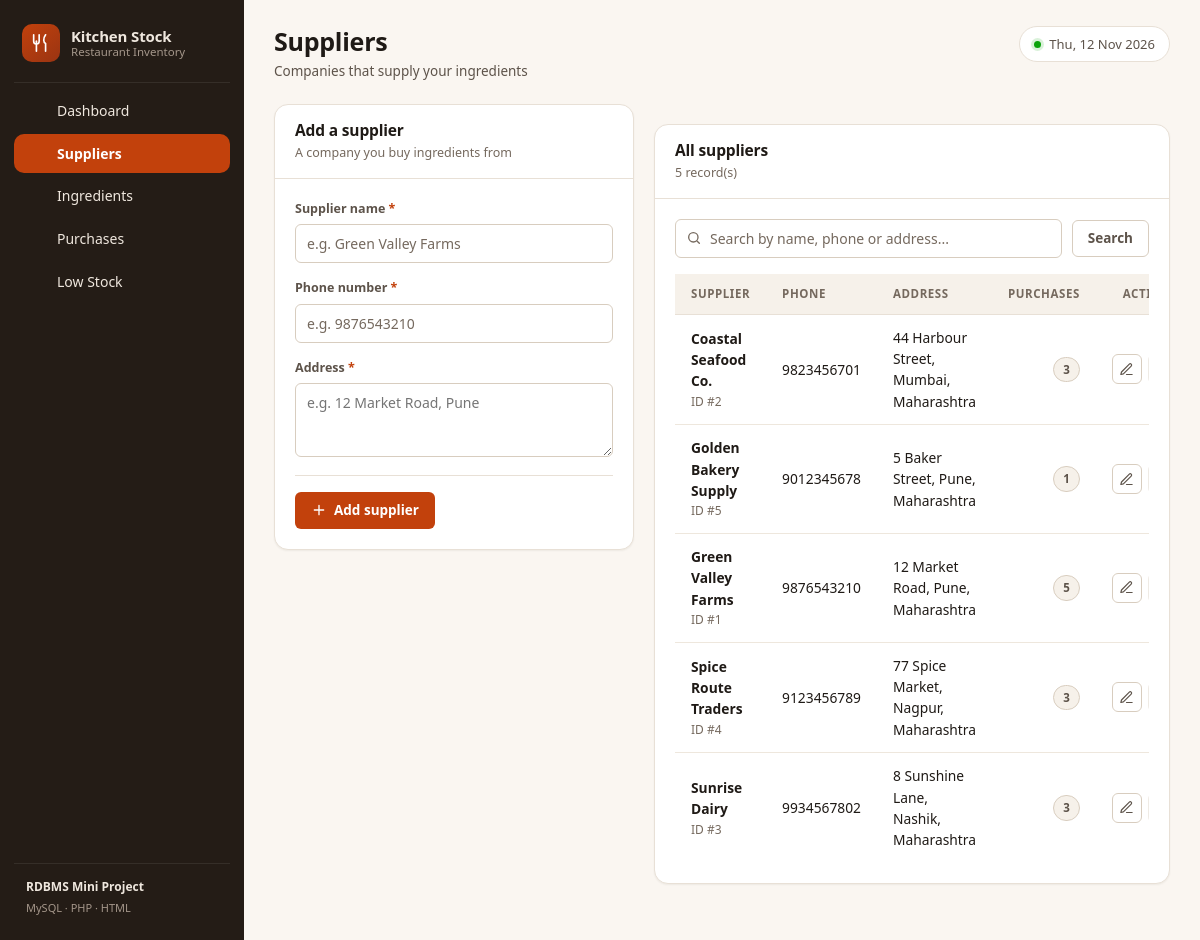
/suppliers.php, run on the app's committed database.
### tables this page shows
CREATE TABLE suppliers (
    supplier_id   INT AUTO_INCREMENT PRIMARY KEY,
    supplier_name VARCHAR(100) NOT NULL,
    phone         VARCHAR(20)  NOT NULL,
    address       VARCHAR(255) NOT NULL,
    INDEX idx_suppliers_name (supplier_name)
);

### includes/functions.php (called while the page is built, shortened)
<?php
function e($text): string
{
    return htmlspecialchars((string) $text, ENT_QUOTES, 'UTF-8');
}
function old(string $key, string $default = '')
{
    return $_SESSION['old_input'][$key] ?? $default;
}

### suppliers.php (the view, shortened to what this page needs)
<?php
require_once __DIR__ . '/includes/header.php';
$pdo = db_connect();
$search = trim($_GET['q'] ?? '');
$params = [];
$sql = 'SELECT s.*, COUNT(p.purchase_id) AS purchase_count
          FROM suppliers s
          LEFT JOIN purchases p ON p.supplier_id = s.supplier_id';
$sql .= ' GROUP BY s.supplier_id
          ORDER BY s.supplier_name ASC';
$statement = $pdo->prepare($sql);
$statement->execute($params);
$suppliers = $statement->fetchAll();
$oldName    = old('supplier_name');
$oldPhone   = old('phone');
$oldAddress = old('address');
?>
<div class="split">
    <article class="card">
        <div class="card-head">
            <div>
                <h2 class="card-title">Add a supplier</h2>
                <p class="card-sub">A company you buy ingredients from</p>
            </div>
        </div>
        <div class="card-body">
            <form method="post" action="suppliers.php">
                <div class="form-grid form-grid-1">
                    <div class="field">
                        <label for="supplier_name">Supplier name <span class="req">*</span></label>
                        <input type="text" id="supplier_name" name="supplier_name" required
                               placeholder="e.g. Green Valley Farms" value="<?= e($oldName) ?>">
                    </div>
                    <div class="field">
                        <label for="phone">Phone number <span class="req">*</span></label>
                        <input type="tel" id="phone" name="phone" required
                               placeholder="e.g. 9876543210" value="<?= e($oldPhone) ?>">
                    </div>
                    <div class="field">
                        <label for="address">Address <span class="req">*</span></label>
                        <textarea id="address" name="address" required
                                  placeholder="e.g. 12 Market Road, Pune"><?= e($oldAddress) ?></textarea>
                    </div>
                </div>
                <div class="form-actions">
                    <button type="submit" class="btn btn-primary">
                        <svg viewBox="0 0 24 24" width="16" height="16" fill="none" stroke="currentColor"
                             stroke-width="2" stroke-linecap="round"><path d="M12 5v14M5 12h14"/></svg>
                        Add supplier
                    </button>
                </div>
            </form>
        </div>
    </article>
    <article class="card">
        <div class="card-head">
            <div>
                <h2 class="card-title">All suppliers</h2>
                <p class="card-sub" id="searchCount"><?= count($suppliers) ?> record(s)</p>
            </div>
        </div>
        <div class="card-body">
            <form class="search-bar" method="get" action="suppliers.php">
                <div class="search-wrap">
                    <span class="search-icon">
                    </span>
                    <input type="search" id="tableSearch" name="q"
                           data-target="#supplierTable"
                           placeholder="Search by name, phone or address..."
                           value="<?= e($search) ?>" autocomplete="off">
                </div>
                <button type="submit" class="btn btn-ghost">Search</button>
            </form>
            <?php if (empty($suppliers)): ?>
                <div class="empty" id="noResults" <?= $search !== '' ? '' : 'style="display:none"' ?>>
                    <div class="empty-icon">
                        <svg viewBox="0 0 24 24" width="22" height="22" fill="none" stroke="currentColor"
                             stroke-width="1.7" stroke-linecap="round" stroke-linejoin="round">
                            <path d="M2 7h11v9H2z"/><path d="M13 10h4l4 3.5V16h-8z"/>
                            <circle cx="6.5" cy="18" r="1.8"/><circle cx="17" cy="18" r="1.8"/></svg>
                    </div>
                    <h3><?= $search !== '' ? 'No supplier matches your search' : 'No suppliers yet' ?></h3>
                    <p><?= $search !== ''
                        ? 'Try a different name, phone number or address.'
                        : 'Use the form on the left to add your first supplier.' ?></p>
                </div>
            <?php else: ?>
                <div class="table-wrap">
                    <table class="data" id="supplierTable">
                        <thead>
                            <tr>
                                <th>Supplier</th>
                                <th>Phone</th>
                                <th>Address</th>
                                <th class="num">Purchases</th>
                                <th class="actions-cell">Actions</th>
                            </tr>
                        </thead>
                        <tbody>
                            <?php foreach ($suppliers as $supplier): ?>
                                <tr>
                                    <td>
                                        <div class="cell-primary"><?= e($supplier['supplier_name']) ?></div>
                                        <div class="cell-sub">ID #<?= (int) $supplier['supplier_id'] ?></div>
                                    </td>
                                    <td><?= e($supplier['phone']) ?></td>
                                    <td><?= e($supplier['address']) ?></td>
                                    <td class="num">
                                        <?php if ((int) $supplier['purchase_count'] > 0): ?>
                                            <span class="badge badge-neutral"><?= (int) $supplier['purchase_count'] ?></span>
                                        <?php else: ?>
                                            <span class="badge badge-neutral">0</span>
                                        <?php endif; ?>
                                    </td>
                                    <td class="actions-cell">
                                        <div class="row-actions">
                                            <button type="button" class="btn-icon warning"
                                                    data-modal="editSupplierModal"
                                                    data-fill="editSupplierForm"
                                                    data-field-supplier_id="<?= (int) $supplier['supplier_id'] ?>"
                                                    data-field-supplier_name="<?= e($supplier['supplier_name']) ?>"
                                                    data-field-phone="<?= e($supplier['phone']) ?>"
                                                    data-field-address="<?= e($supplier['address']) ?>"
                                                    title="Edit supplier">
                                                <svg viewBox="0 0 24 24" width="15" height="15" fill="none" stroke="currentColor"
                                                     stroke-width="1.9" stroke-linecap="round" stroke-linejoin="round">
                                                    <path d="M12 20h9"/><path d="M16.5 3.5a2.1 2.1 0 0 1 3 3L7 19l-4 1 1-4z"/></svg>
                                            </button>
                                        </div>
                                    </td>
                                </tr>
                            <?php endforeach; ?>
                        </tbody>
                    </table>
                </div>
            <?php endif; ?>
        </div>
    </article>
</div>
<?php require_once __DIR__ . '/includes/footer.php'; ?>

### data on the page
suppliers: supplier_name "Coastal Seafood Co.", supplier_id "2", phone "9823456701", address "44 Harbour Street, Mumbai, Maharashtra", purchase_count "3"
suppliers: supplier_name "Golden Bakery Supply", supplier_id "5", phone "9012345678", address "5 Baker Street, Pune, Maharashtra", purchase_count "1"
suppliers: supplier_name "Green Valley Farms", supplier_id "1", phone "9876543210", address "12 Market Road, Pune, Maharashtra", purchase_count "5"
suppliers: supplier_name "Spice Route Traders", supplier_id "4", phone "9123456789", address "77 Spice Market, Nagpur, Maharashtra", purchase_count "3"
suppliers: supplier_name "Sunrise Dairy", supplier_id "3", phone "9934567802", address "8 Sunshine Lane, Nashik, Maharashtra", purchase_count "3"

### other printed values
$item['label'] "Dashboard"
$item['label'] "Suppliers"
$item['label'] "Ingredients"
$item['label'] "Purchases"
$item['label'] "Low Stock"
$pageTitle "Suppliers"
$pageSubtitle "Companies that supply your ingredients"
count($suppliers) "5"
